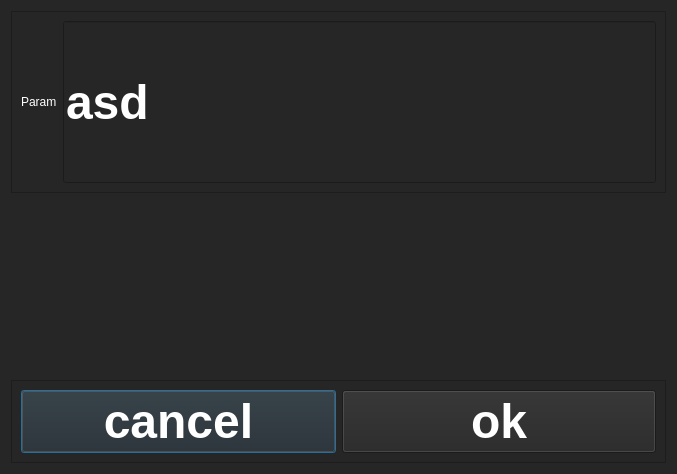
<?xml version="1.0" encoding="UTF-8"?>
<ui version="4.0">
 <class>Dialog</class>
 <widget class="QDialog" name="Dialog">
  <property name="geometry">
   <rect>
    <x>0</x>
    <y>0</y>
    <width>677</width>
    <height>474</height>
   </rect>
  </property>
  <property name="windowTitle">
   <string>Dialog</string>
  </property>
  <property name="styleSheet">
   <string notr="true">QWidget{
background-color: #262626;
color: white;
}
QLabel{
font: 60pt &quot;Helvetica Neue&quot;;
}
QPushButton{
font: bold 48px;
qproperty-flat: true;
}
QLineEdit{
font: bold 48px;
}
</string>
  </property>
  <property name="modal">
   <bool>true</bool>
  </property>
  <layout class="QVBoxLayout" name="verticalLayout">
   <item>
    <widget class="QFrame" name="frame">
     <property name="styleSheet">
      <string notr="true"/>
     </property>
     <property name="frameShape">
      <enum>QFrame::StyledPanel</enum>
     </property>
     <property name="frameShadow">
      <enum>QFrame::Raised</enum>
     </property>
     <layout class="QHBoxLayout" name="horizontalLayout_2">
      <item>
       <widget class="QLabel" name="labelField">
        <property name="minimumSize">
         <size>
          <width>0</width>
          <height>50</height>
         </size>
        </property>
        <property name="styleSheet">
         <string notr="true"/>
        </property>
        <property name="text">
         <string>Param</string>
        </property>
       </widget>
      </item>
      <item>
       <widget class="myLineEdit" name="lineEditField">
        <property name="sizePolicy">
         <sizepolicy hsizetype="Expanding" vsizetype="Expanding">
          <horstretch>0</horstretch>
          <verstretch>0</verstretch>
         </sizepolicy>
        </property>
        <property name="text">
         <string>asd</string>
        </property>
       </widget>
      </item>
     </layout>
    </widget>
   </item>
   <item>
    <spacer name="verticalSpacer">
     <property name="orientation">
      <enum>Qt::Vertical</enum>
     </property>
     <property name="sizeHint" stdset="0">
      <size>
       <width>20</width>
       <height>181</height>
      </size>
     </property>
    </spacer>
   </item>
   <item>
    <widget class="QFrame" name="frame_2">
     <property name="frameShape">
      <enum>QFrame::StyledPanel</enum>
     </property>
     <property name="frameShadow">
      <enum>QFrame::Raised</enum>
     </property>
     <layout class="QHBoxLayout" name="horizontalLayout">
      <item>
       <widget class="QPushButton" name="pushButtonCancel">
        <property name="minimumSize">
         <size>
          <width>0</width>
          <height>50</height>
         </size>
        </property>
        <property name="text">
         <string>cancel</string>
        </property>
       </widget>
      </item>
      <item>
       <widget class="QPushButton" name="pushButtonOK">
        <property name="minimumSize">
         <size>
          <width>0</width>
          <height>50</height>
         </size>
        </property>
        <property name="text">
         <string>ok</string>
        </property>
       </widget>
      </item>
     </layout>
    </widget>
   </item>
  </layout>
 </widget>
 <customwidgets>
  <customwidget>
   <class>myLineEdit</class>
   <extends>QLineEdit</extends>
   <header location="global">mylineedit.h</header>
  </customwidget>
 </customwidgets>
 <tabstops>
  <tabstop>pushButtonOK</tabstop>
  <tabstop>pushButtonCancel</tabstop>
 </tabstops>
 <resources/>
 <connections>
  <connection>
   <sender>pushButtonOK</sender>
   <signal>clicked()</signal>
   <receiver>Dialog</receiver>
   <slot>accept()</slot>
   <hints>
    <hint type="sourcelabel">
     <x>102</x>
     <y>149</y>
    </hint>
    <hint type="destinationlabel">
     <x>199</x>
     <y>149</y>
    </hint>
   </hints>
  </connection>
  <connection>
   <sender>pushButtonCancel</sender>
   <signal>clicked()</signal>
   <receiver>Dialog</receiver>
   <slot>reject()</slot>
   <hints>
    <hint type="sourcelabel">
     <x>296</x>
     <y>149</y>
    </hint>
    <hint type="destinationlabel">
     <x>199</x>
     <y>149</y>
    </hint>
   </hints>
  </connection>
 </connections>
</ui>
